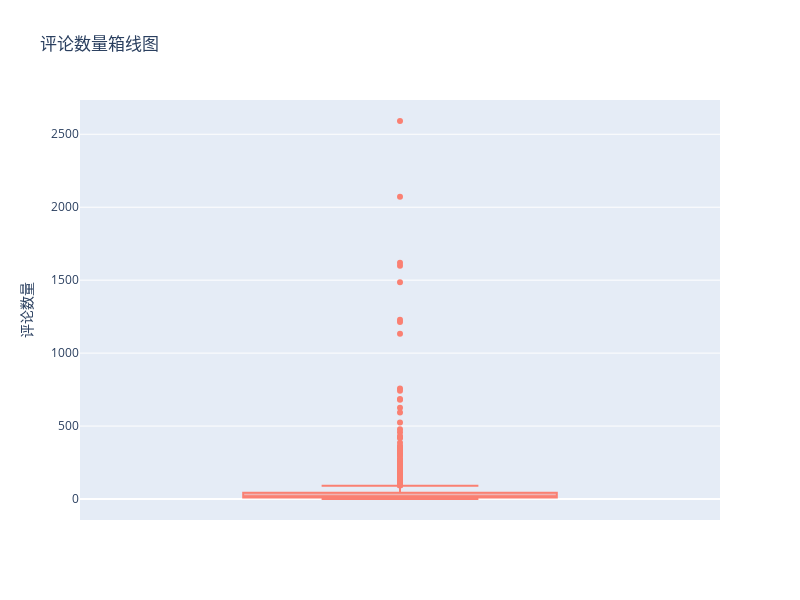

Write notebook code for a chart like this one.
### Code cell
# 2. 评论数量的箱线图
fig2 = px.box(df, y='评论数量',
              color_discrete_sequence=['salmon'],
              title='评论数量箱线图')
fig2.update_layout(width=800, height=600)
fig2.write_html('restaurant_plots/2_review_boxplot.html')
fig2.show()

### Figure 1 — Plotly figure (JSON) as saved in the notebook; plotly's stock layout.template omitted (floating-point values rounded to 4 significant figures; data arrays with more than 128 entries replaced by an {"elided": "..."} marker saying what was removed)
{"data": [{"alignmentgroup": "True", "hovertemplate": "评论数量=%{y}<extra></extra>", "legendgroup": "", "marker": {"color": "salmon"}, "name": "", "notched": false, "offsetgroup": "", "orientation": "v", "showlegend": false, "type": "box", "x0": " ", "xaxis": "x", "y": {"elided": "742 int values"}, "y0": " ", "yaxis": "y"}], "layout": {"boxmode": "group", "height": 600, "legend": {"tracegroupgap": 0}, "title": {"text": "评论数量箱线图"}, "width": 800, "xaxis": {"anchor": "y", "autorange": true, "domain": [0, 1], "range": [-0.5, 0.5], "type": "category"}, "yaxis": {"anchor": "x", "autorange": true, "domain": [0, 1], "range": [-143.9, 2735.0], "title": {"text": "评论数量"}, "type": "linear"}}}
